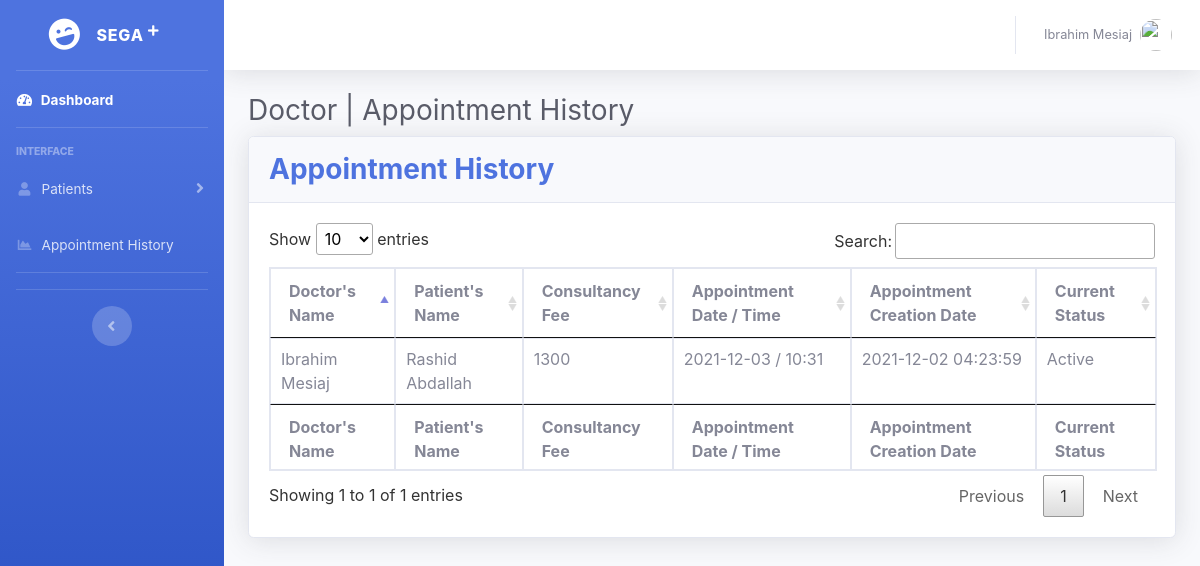
Screenshot of /doctor/dashboard/appointmentHis.php (signed in) with the database file from the repository.
### tables this page shows
CREATE TABLE `appointments` (
  `id` int(11) NOT NULL,
  `docspec` varchar(255) NOT NULL,
  `doc_id` int(11) NOT NULL,
  `user_id` int(11) NOT NULL,
  `cons_fees` int(11) NOT NULL,
  `appointment_date` varchar(255) NOT NULL,
  `appointment_time` varchar(255) NOT NULL,
  `posting_Date` timestamp NOT NULL DEFAULT current_timestamp(),
  `user_delete` int(11) NOT NULL,
  `doctor_delete` int(11) NOT NULL,
  `updation_date` timestamp NOT NULL DEFAULT '0000-00-00 00:00:00' ON UPDATE current_timestamp()
);

CREATE TABLE `doctors` (
  `id` int(11) NOT NULL,
  `specialization_id` int(255) NOT NULL,
  `DocName` varchar(255) NOT NULL,
  `Address` varchar(255) NOT NULL,
  `Fees` int(11) NOT NULL,
  `Phone` varchar(255) NOT NULL,
  `Email` varchar(255) NOT NULL,
  `PassCode` varchar(255) NOT NULL,
  `CreateDate` timestamp NOT NULL DEFAULT current_timestamp(),
  `UpdationDate` timestamp NOT NULL DEFAULT '0000-00-00 00:00:00' ON UPDATE current_timestamp()
);

CREATE TABLE `users` (
  `id` int(11) NOT NULL,
  `Fullname` varchar(255) NOT NULL,
  `User_address` varchar(255) NOT NULL,
  `City` varchar(255) NOT NULL,
  `Gender` varchar(255) NOT NULL,
  `Email` varchar(255) NOT NULL,
  `PassCode` varchar(255) NOT NULL,
  `Age` int(11) NOT NULL,
  `RegDate` timestamp NOT NULL DEFAULT current_timestamp(),
  `UpdationDate` timestamp NULL DEFAULT '0000-00-00 00:00:00'
);

### doctor/dashboard/appointmentHis.php (the view, shortened to what this page needs)
<!DOCTYPE html>
<html lang="en">
<head>
    <link rel="stylesheet" href="vendor/DataTable/DataTables-1.10.25/css/jquery.dataTables.css">
    <link href="vendor/fontawesome-free/css/all.min.css" rel="stylesheet" type="text/css">
    <link href="css/sb-admin-2.min.css" rel="stylesheet">
    <link href="css/sb-admin-2.css" rel="stylesheet">
</head>
<body id="page-top">
    <div id="wrapper">
        <?php include_once "partials/sidebar.php"; ?>
        <div id="content-wrapper" class="d-flex flex-column">
            <div id="content">
                <?php include_once "partials/navbar.php"; ?>
                <div class="container-fluid">
                    <h1 class="h3 mb-2 text-gray-800">Doctor | Appointment History</h1>
                    <div class="card shadow mb-4">
                        <div class="card-header py-3">
                            <h3 class="m-0 font-weight-bold text-primary">Appointment History</h3>
                        </div>
                        <div class="card-body">
                            <div class="table-repsonsive">
                                <table class="table table-bordered" id="dataTable" width="100%" cellspacing="0">
                                    <thead>
                                        <tr>
                                            <th>Doctor's Name</th>
                                            <th>Patient's Name</th>
                                            <th>Consultancy Fee</th>
                                            <th>Appointment Date / Time</th>
                                            <th>Appointment Creation Date</th>
                                            <th>Current Status</th>
                                        </tr>
                                    </thead>
                                    <tfoot>
                                        <tr>
                                            <th>Doctor's Name</th>
                                            <th>Patient's Name</th>
                                            <th>Consultancy Fee</th>
                                            <th>Appointment Date / Time</th>
                                            <th>Appointment Creation Date</th>
                                            <th>Current Status</th>
                                        </tr>
                                    </tfoot>
                                    <tbody>
                                        <?php
                                            $docSel = "SELECT * from doctors WHERE DocName='{$_SESSION['doc_name']}'";
                                            $docres = mysqli_query($mysqli, $docSel);
                                            $docRow = mysqli_fetch_assoc($docres);
                                            $docname = $docRow['DocName'];
                                            $sql = "SELECT * FROM appointments WHERE doc_id={$docRow['id']}";
                                            $result = mysqli_query($mysqli, $sql);
                                        ?>
                                        <?php while($myRow = mysqli_fetch_assoc($result)): ?>
                                            <?php
                                                $selUser = "SELECT * FROM users WHERE id={$myRow['user_id']}";
                                                $run = mysqli_query($mysqli, $selUser);
                                                $useRow = mysqli_fetch_assoc($run);
                                                if ($myRow['user_delete'] == 0) {
                                                    $currStat = "Active";
                                                }else{
                                                    $currStat = "Cancelled by user";
                                                }
                                            ?>
                                            <tr>
                                                <td><?php echo $docname; ?></td>
                                                <td><?php echo $useRow['Fullname']; ?></td>
                                                <td><?php echo $myRow['cons_fees']; ?></td>
                                                <td><?php echo $myRow['appointment_date']. " / ". $myRow['appointment_time']; ?></td>
                                                <td><?php echo $myRow['posting_Date']; ?></td>
                                                <td><?php echo $currStat; ?></td>
                                            </tr>
                                        <?php endwhile; ?>
                                    </tbody>
                                </table>
                            </div>
                        </div>
                    </div>
                </div>
            </div>
        </div>
    </div>
</body>
</html>

### rows the page displays
appointments: doc.DocName "Ibrahim Mesiaj", user.Fullname "Rashid Abdallah", cons_fees "1300", appointment_date "2021-12-03", appointment_time "10:31", posting_Date "2021-12-02 04:23:59", user_delete "Active"

### other values shown
$_SESSION["doc_name"] "Ibrahim Mesiaj"
